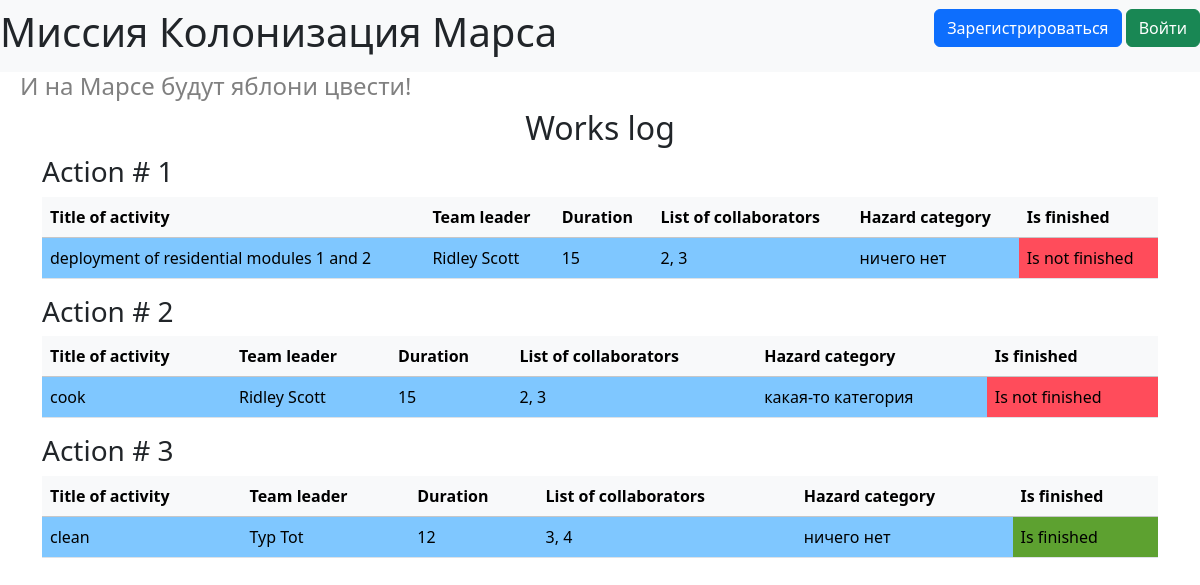
/index, run on the app's committed database.
### data/jobs.py (models this page shows)
class Job(db_session.SqlAlchemyBase):
    __tablename__ = 'jobs'
    id = sqlalchemy.Column(sqlalchemy.Integer, primary_key=True, autoincrement=True)
    team_leader = sqlalchemy.Column(sqlalchemy.Integer, sqlalchemy.ForeignKey("users.id"))
    job = sqlalchemy.Column(sqlalchemy.String, nullable=True)
    work_size = sqlalchemy.Column(sqlalchemy.Integer, nullable=True)
    collaborators = sqlalchemy.Column(sqlalchemy.String, nullable=True)
    start_date = sqlalchemy.Column(sqlalchemy.DateTime, default=datetime.datetime.now)
    end_date = sqlalchemy.Column(sqlalchemy.DateTime, nullable=True)
    is_finished = sqlalchemy.Column(sqlalchemy.Boolean, nullable=True)
    user = orm.relationship('User')
    categories = orm.relationship("Category",
                                  secondary="association",
                                  backref="jobs")

### data/users.py (models this page shows, shortened)
class User(db_session.SqlAlchemyBase, UserMixin):
    __tablename__ = 'users'
    id = sqlalchemy.Column(sqlalchemy.Integer,
                           primary_key=True, autoincrement=True)
    surname = sqlalchemy.Column(sqlalchemy.String, nullable=True)
    name = sqlalchemy.Column(sqlalchemy.String, nullable=True)
    age = sqlalchemy.Column(sqlalchemy.Integer, nullable=True)
    position = sqlalchemy.Column(sqlalchemy.String, nullable=True)
    speciality = sqlalchemy.Column(sqlalchemy.String, nullable=True)
    address = sqlalchemy.Column(sqlalchemy.String, nullable=True)
    email = sqlalchemy.Column(sqlalchemy.String,
                              index=True, unique=True, nullable=True)
    hashed_password = sqlalchemy.Column(sqlalchemy.String, nullable=True)
    modified_date = sqlalchemy.Column(sqlalchemy.DateTime,
                                     default=datetime.datetime.now)
    jobs = orm.relationship('Job', back_populates='user')
    departments = orm.relationship('Department', back_populates='user2')

### tables this page shows
CREATE TABLE category (
	id INTEGER NOT NULL, 
	name VARCHAR, 
	PRIMARY KEY (id)
);

### index2.py (the view)
@app.route('/')
@app.route('/index')
def index():
    db_session.global_init("db/mars_explorer.db")
    db_sess = db_session.create_session()
    jobs = db_sess.query(Job).all()
    return render_template('index.html', title='Заготовка', jobs=jobs)

### data/db_session.py (called while the page is built, shortened)
def global_init(db_file):
    global __factory
    if __factory:
        return

def create_session() -> Session:
    global __factory
    return __factory()

### templates/index.html (shortened to what this page needs)
{% extends "base.html" %}
{% block content %}
<h2 align="center">Works log</h2>
{% for item in jobs %}
    <h3>Action # {{ item.id }}</h3>
    <table class="table">
        <thead>
            <tr class="table-light">
                <th scope="col">Title of activity</th>
                <th scope="col">Team leader</th>
                <th scope="col">Duration</th>
                <th scope="col">List of collaborators</th>
                <th scope="col">Hazard category</th>
                <th scope="col">Is finished</th>
            </tr>
        </thead>
        <tbody>
            <tr>
                <td style="background-color: #7fc7ff">{{ item.job }}</td>
                <td style="background-color: #7fc7ff">{{ item.user.name }} {{ item.user.surname }}</td>
                <td style="background-color: #7fc7ff">{{ item.work_size }}</td>
                <td style="background-color: #7fc7ff">{{ item.collaborators }}</td>
                {% if item.categories != [] %}
                    <td style="background-color: #7fc7ff">{{ item.categories[0].name }}</td>
                {% else %}
                    <td style="background-color: #7fc7ff">ничего нет</td>
                {% endif %}
                {% if item.is_finished == 0 %}
                    <td style="background-color: #ff4c5b">Is not finished</td>
                {% else %}
                    <td style="background-color: #5da130">Is finished</td>
                {% endif %}
            </tr>
        </tbody>
    </table>
{% endfor %}
{% endblock %}

### data on the page
Job: id "1", job "deployment of residential modules 1 and 2", user.name "Ridley", user.surname "Scott", work_size "15", collaborators "2, 3", shows "ничего нет", is_finished "Is not finished"
Job: id "2", job "cook", user.name "Ridley", user.surname "Scott", work_size "15", collaborators "2, 3", name "какая-то категория", is_finished "Is not finished"
Job: id "3", job "clean", user.name "Typ", user.surname "Tot", work_size "12", collaborators "3, 4", shows "ничего нет", is_finished "Is finished"
